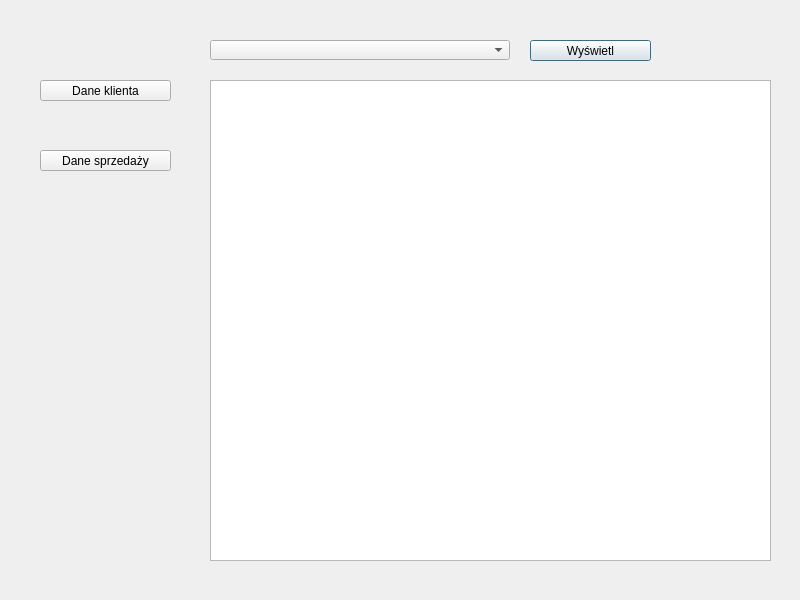
<?xml version="1.0" encoding="UTF-8"?>
<ui version="4.0">
 <class>Aplikacja</class>
 <widget class="QDialog" name="Aplikacja">
  <property name="geometry">
   <rect>
    <x>0</x>
    <y>0</y>
    <width>800</width>
    <height>600</height>
   </rect>
  </property>
  <property name="windowTitle">
   <string>Dialog</string>
  </property>
  <widget class="QTableView" name="tableView">
   <property name="geometry">
    <rect>
     <x>210</x>
     <y>80</y>
     <width>561</width>
     <height>481</height>
    </rect>
   </property>
  </widget>
  <widget class="QComboBox" name="comboBox">
   <property name="geometry">
    <rect>
     <x>210</x>
     <y>40</y>
     <width>300</width>
     <height>20</height>
    </rect>
   </property>
  </widget>
  <widget class="QPushButton" name="displayBtn">
   <property name="geometry">
    <rect>
     <x>530</x>
     <y>40</y>
     <width>121</width>
     <height>21</height>
    </rect>
   </property>
   <property name="text">
    <string>Wyświetl</string>
   </property>
  </widget>
  <widget class="QLabel" name="statusLabel">
   <property name="geometry">
    <rect>
     <x>20</x>
     <y>40</y>
     <width>171</width>
     <height>21</height>
    </rect>
   </property>
   <property name="text">
    <string/>
   </property>
  </widget>
  <widget class="QPushButton" name="addClientBtn">
   <property name="geometry">
    <rect>
     <x>40</x>
     <y>80</y>
     <width>131</width>
     <height>21</height>
    </rect>
   </property>
   <property name="text">
    <string>Dane klienta</string>
   </property>
  </widget>
  <widget class="QPushButton" name="addSaleBtn">
   <property name="geometry">
    <rect>
     <x>40</x>
     <y>150</y>
     <width>131</width>
     <height>21</height>
    </rect>
   </property>
   <property name="text">
    <string>Dane sprzedaży</string>
   </property>
  </widget>
 </widget>
 <resources/>
 <connections/>
</ui>
